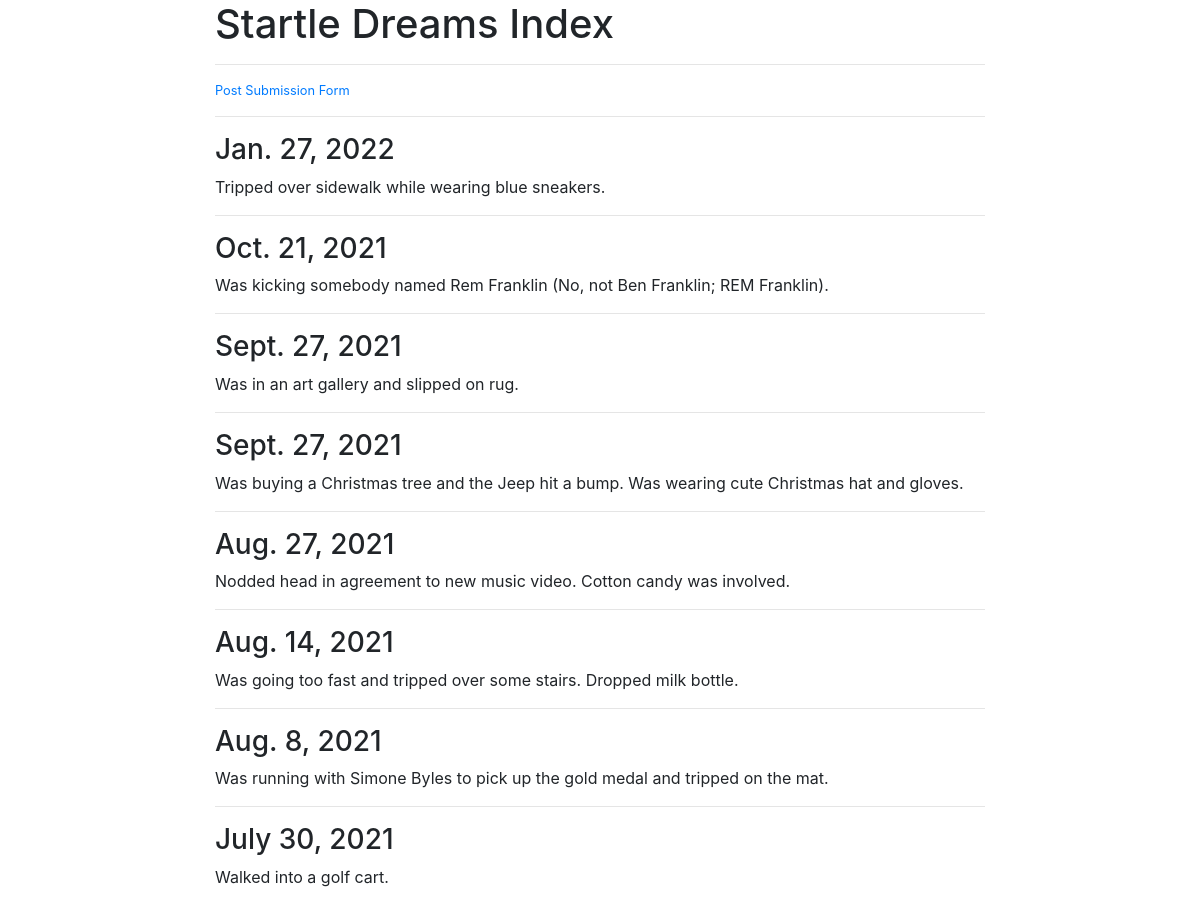
The app's page /startle_dreams/ (upper part), older data.
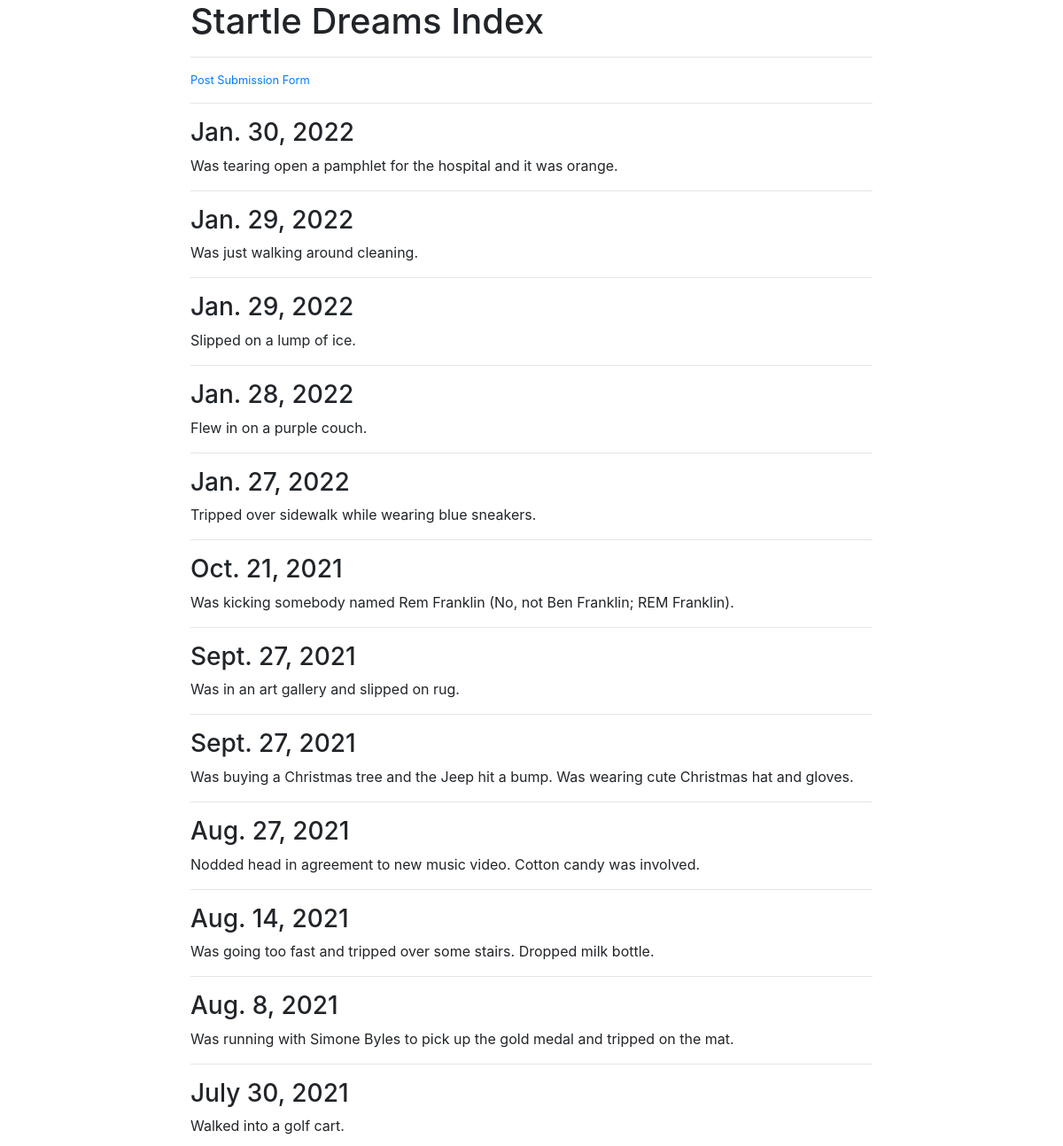
The same page, newer data.
### startle_dreams/models.py (models this page shows)
class Post(models.Model):
    title = models.DateField()
    body = models.TextField()

### startle_dreams/views.py (the view)
# urls.py: path("", views.startle_dreams_index, name = "startle_dreams_index"),
def startle_dreams_index(request):
    posts = Post.objects.all().order_by('-title')
    context = {"posts": posts}
    return render(request, "startle_dreams_index.html", context)

### startle_dreams/templates/startle_dreams_index.html
{% extends "base.html" %}
{% block page_content %}
<div class="col-md-8 offset-md-2">
    <h1>Startle Dreams Index</h1>
    <hr>
    <small>
        <a href="{% url 'startle_dreams_form' %}">Post Submission Form</a>
    </small>
    <hr>
    {% for post in posts %}
    <h3>{{ post.title }}</h3>
    <p>{{ post.body | slice:":400" }}</p>
    <hr>
    {% endfor %}
</div>
{% endblock %}

### personal_portfolio/templates/base.html (shortened to what this page needs)
<link rel="stylesheet" href="https://stackpath.bootstrapcdn.com/bootstrap/4.1.3/css/bootstrap.min.css">
{% block page_content %}{% endblock %}

Row changes from the older to the newer data that the page shows:
added Post: title "Jan. 30, 2022", body "Was tearing open a pamphlet for the hospital and it was orange."
added Post: title "Jan. 29, 2022", body "Was just walking around cleaning."
added Post: title "Jan. 29, 2022", body "Slipped on a lump of ice."
added Post: title "Jan. 28, 2022", body "Flew in on a purple couch."
